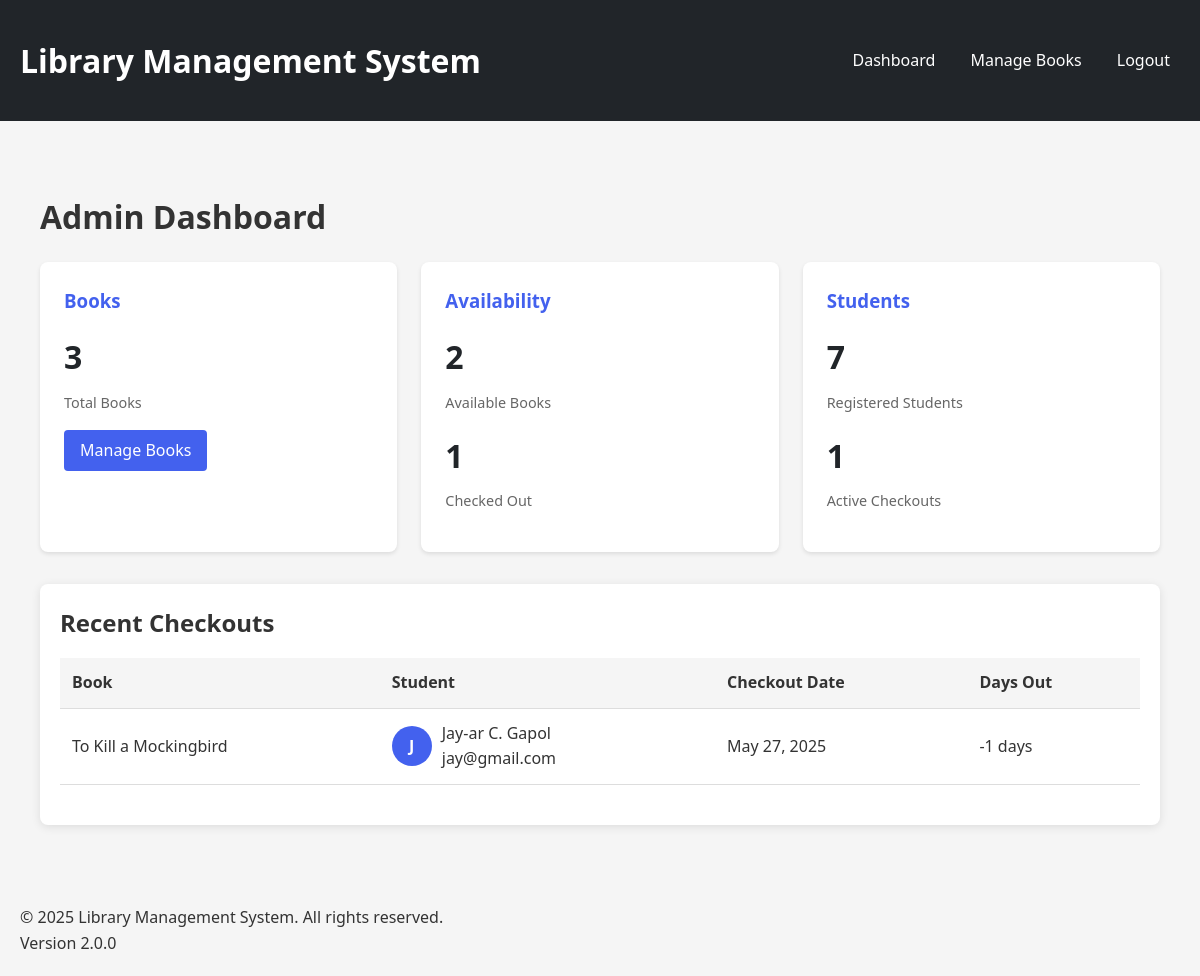
The page /admin_dashboard.php (signed in) on the database its author committed.
### tables this page shows
CREATE TABLE IF NOT EXISTS `checkouts` (
  `checkout_id` int(11) NOT NULL AUTO_INCREMENT,
  `student_id` int(11) NOT NULL,
  `book_id` int(11) NOT NULL,
  `checkout_date` datetime DEFAULT current_timestamp(),
  `return_date` datetime DEFAULT NULL,
  PRIMARY KEY (`checkout_id`),
  KEY `student_id` (`student_id`),
  KEY `book_id` (`book_id`)
);

CREATE TABLE IF NOT EXISTS `books` (
  `book_id` int(11) NOT NULL AUTO_INCREMENT,
  `title` varchar(150) NOT NULL,
  `author` varchar(100) DEFAULT NULL,
  `is_checked_out` tinyint(1) DEFAULT 0,
  PRIMARY KEY (`book_id`)
);

CREATE TABLE IF NOT EXISTS `students` (
  `student_id` int(11) NOT NULL AUTO_INCREMENT,
  `name` varchar(100) NOT NULL,
  `email` varchar(100) DEFAULT NULL,
  `image_path` varchar(255) DEFAULT NULL,
  PRIMARY KEY (`student_id`),
  UNIQUE KEY `email` (`email`)
);

### admin_dashboard.php (the view, shortened to what this page needs)
<?php
require_once 'db.php';
$total_books = $conn->query("SELECT COUNT(*) FROM books")->fetch_row()[0];
$available_books = $conn->query("SELECT COUNT(*) FROM books WHERE is_checked_out = 0")->fetch_row()[0];
$checked_out_books = $total_books - $available_books;
$total_students = $conn->query("SELECT COUNT(*) FROM students")->fetch_row()[0];
$active_checkouts = $conn->query("SELECT COUNT(*) FROM checkouts WHERE return_date IS NULL")->fetch_row()[0];
$recent_checkouts = $conn->query("
    SELECT b.title, s.name, s.email, c.checkout_date
    FROM checkouts c
    JOIN books b ON c.book_id = b.book_id
    JOIN students s ON c.student_id = s.student_id
    WHERE c.return_date IS NULL
    ORDER BY c.checkout_date DESC
    LIMIT 5
");
include 'includes/header.php';
?>
<div class="container">
    <h1>Admin Dashboard</h1>
    <div class="dashboard-grid">
        <div class="dashboard-card">
            <h3>Books</h3>
            <div class="stat-number"><?php echo $total_books; ?></div>
            <div class="stat-label">Total Books</div>
            <div class="action-buttons">
                <a href="manage_books.php" class="btn btn-primary">Manage Books</a>
            </div>
        </div>
        <div class="dashboard-card">
            <h3>Availability</h3>
            <div class="stat-number"><?php echo $available_books; ?></div>
            <div class="stat-label">Available Books</div>
            <div class="stat-number"><?php echo $checked_out_books; ?></div>
            <div class="stat-label">Checked Out</div>
        </div>
        <div class="dashboard-card">
            <h3>Students</h3>
            <div class="stat-number"><?php echo $total_students; ?></div>
            <div class="stat-label">Registered Students</div>
            <div class="stat-number"><?php echo $active_checkouts; ?></div>
            <div class="stat-label">Active Checkouts</div>
        </div>
    </div>
    <div class="card mt-4">
        <h2>Recent Checkouts</h2>
        <?php if ($recent_checkouts->num_rows > 0): ?>
            <table>
                <thead>
                    <tr>
                        <th>Book</th>
                        <th>Student</th>
                        <th>Checkout Date</th>
                        <th>Days Out</th>
                    </tr>
                </thead>
                <tbody>
                    <?php while ($row = $recent_checkouts->fetch_assoc()): ?>
                        <tr>
                            <td><?php echo htmlspecialchars($row['title']); ?></td>
                            <td>
                                <div style="display: flex; align-items: center;">
                                    <div class="user-avatar"><?php echo strtoupper(substr($row['name'], 0, 1)); ?></div>
                                    <div>
                                        <?php echo htmlspecialchars($row['name']); ?>
                                        <div class="text-muted small"><?php echo htmlspecialchars($row['email']); ?></div>
                                    </div>
                                </div>
                            </td>
                            <td><?php echo date('M j, Y', strtotime($row['checkout_date'])); ?></td>
                            <td><?php echo floor((time() - strtotime($row['checkout_date'])) / (60 * 60 * 24)); ?> days</td>
                        </tr>
                    <?php endwhile; ?>
                </tbody>
            </table>
        <?php else: ?>
            <p>No recent checkouts found.</p>
        <?php endif; ?>
    </div>
</div>
<?php include 'includes/footer.php'; ?>

### assets/css/style.css (style rules this page uses)
:root { --primary-color: #3498db; --secondary-color: #2980b9; --accent-color: #e74c3c; --light-color: #ecf0f1; --dark-color: #2c3e50; --success-color: #2ecc71; --warning-color: #f39c12; --danger-color: #e74c3c; }
* { box-sizing: border-box; margin: 0; padding: 0; }
body { font-family: 'Segoe UI', Tahoma, Geneva, Verdana, sans-serif; line-height: 1.6; color: #333; background-color: #f5f5f5; padding: 0; margin: 0; }
.container { max-width: 1200px; margin: 0 auto; padding: 20px; }
.card { background: white; border-radius: 8px; box-shadow: 0 2px 10px rgba(0, 0, 0, 0.1); padding: 20px; margin-bottom: 20px; }
.btn { display: inline-block; background-color: var(--primary-color); color: white; padding: 8px 16px; border: none; border-radius: 4px; cursor: pointer; text-decoration: none; transition: background-color 0.3s; }
table { width: 100%; border-collapse: collapse; margin: 20px 0; }
table th, table td { padding: 12px 15px; text-align: left; border-bottom: 1px solid #ddd; }
table th { background-color: var(--light-color); font-weight: bold; }
:root { --primary-color: #4361ee; --secondary-color: #3a0ca3; --accent-color: #f72585; --light-color: #f8f9fa; --dark-color: #212529; --success-color: #4cc9f0; --warning-color: #f8961e; --danger-color: #ef233c; --info-color: #4895ef; }
.dashboard-grid { display: grid; grid-template-columns: repeat(auto-fill, minmax(300px, 1fr)); gap: 20px; margin-top: 20px; }
.dashboard-card { background: white; border-radius: 10px; box-shadow: 0 4px 6px rgba(0, 0, 0, 0.1); padding: 20px; transition: transform 0.3s, box-shadow 0.3s; }
.dashboard-card h3 { color: var(--primary-color); margin-bottom: 15px; }
.stat-number { font-size: 2.5rem; font-weight: bold; color: var(--dark-color); }
.stat-label { color: #6c757d; font-size: 0.9rem; }
.action-buttons { display: flex; gap: 10px; margin-top: 15px; }
.user-avatar { width: 40px; height: 40px; border-radius: 50%; background-color: var(--primary-color); color: white; display: flex; align-items: center; justify-content: center; font-weight: bold; margin-right: 10px; }
.dashboard-grid { display: grid; grid-template-columns: repeat(auto-fit, minmax(300px, 1fr)); gap: 1.5rem; margin-bottom: 2rem; }
.dashboard-card { background: white; border-radius: 8px; padding: 1.5rem; box-shadow: 0 2px 4px rgba(0,0,0,0.1); }
.stat-number { font-size: 2rem; font-weight: bold; margin: 0.5rem 0; }
.stat-label { color: #666; margin-bottom: 1rem; }
.action-buttons { display: flex; gap: 0.5rem; margin-top: 1rem; }
table { width: 100%; border-collapse: collapse; margin-top: 1rem; }
table th, table td { padding: 0.75rem; text-align: left; border-bottom: 1px solid #ddd; }
table th { background-color: #f5f5f5; font-weight: 600; }

### rows shown on the page
checkouts: book.title "To Kill a Mockingbird", student.name "J", student.name "Jay-ar C. Gapol", student.email "jay@gmail.com", checkout_date "May 27, 2025"

### other values the page prints
$total_books "3"
$available_books "2"
$checked_out_books "1"
$total_students "7"
$active_checkouts "1"
